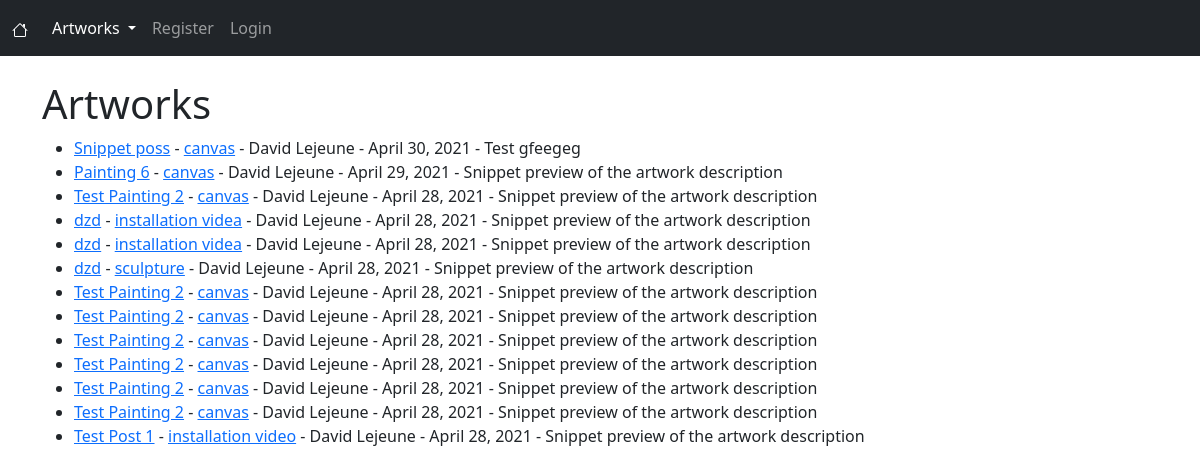
The app's page /artworks/, older data.
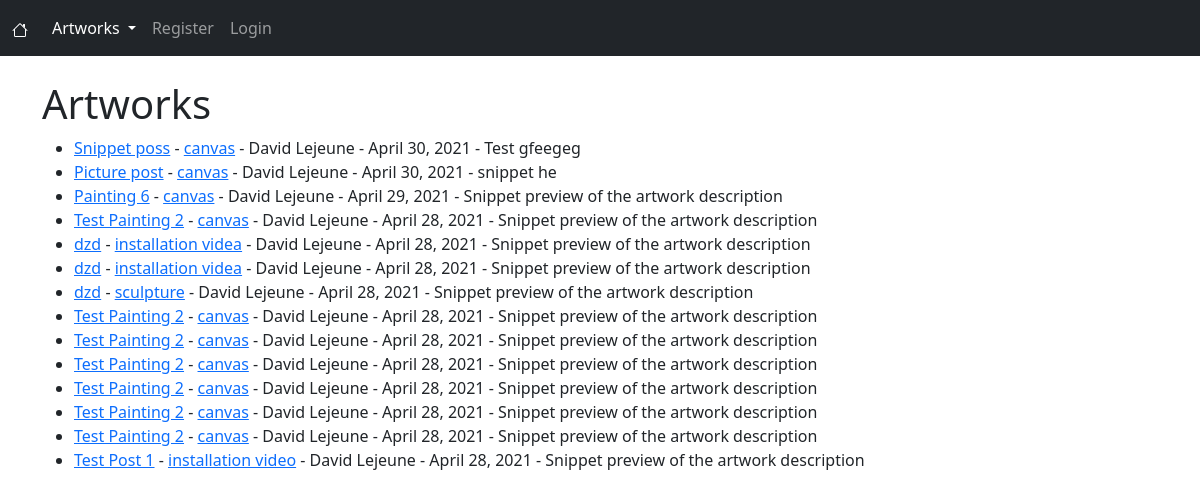
The same page, newer data.
### artworks/models.py (models this page shows, shortened)
class Artwork(models.Model):
    title = models.CharField(max_length=255)
    header_image = models.ImageField(null=True, blank=True, upload_to="images/")
    title_tag = models.CharField(max_length=255)
    author = models.ForeignKey(User, on_delete=models.CASCADE)
    body = RichTextField(blank=True, null=True)
    snippet = models.CharField(max_length=255)
    artwork_date = models.DateField(auto_now_add=True)
    category = models.CharField(max_length=255, default='No category')
    likes = models.ManyToManyField(User, related_name='artwork_post')

### artworks/views.py (the view)
# urls.py: path('artworks/', ArtworkView.as_view(), name="artworks"),
class ArtworkView(ListView):
    model = Artwork
    template_name = 'artworks.html'
    ordering = ['-artwork_date']
    def get_context_data(self, *args, **kwargs):
        cat_menu = Category.objects.all()
        context = super(ArtworkView, self).get_context_data(*args, **kwargs)
        context["cat_menu"] = cat_menu
        return context

### artworks/models.py (called while the page is built)
    def __str__(self):
        return self.name

### artworks/templates/artworks.html (shortened to what this page needs)
{% extends 'base.html' %}
{% block content %}
<h1>Artworks</h1>
<ul>
    {% for artwork in object_list %}
        <li><a href="{% url 'artwork-detail' artwork.pk %}">{{ artwork.title }}</a> -
            <a href="{% url 'category' artwork.category|slugify %}">{{ artwork.category}}</a> -
            {{ artwork.author.first_name }} {{ artwork.author.last_name }} - {{ artwork.artwork_date }} -
            {{ artwork.snippet }}
        </li>
    {% endfor %}
</ul>
{% endblock %}

### artworks/templates/base.html (shortened to what this page needs)
<!doctype html>
<html lang="en">
  <head>
    <link href="https://cdn.jsdelivr.net/npm/bootstrap@5.0.0-beta3/dist/css/bootstrap.min.css" rel="stylesheet">
  </head>
  <body>
    <nav class="navbar navbar-expand-lg navbar-dark bg-dark">
      <div class="container-fluid">
        <a class="navbar-brand" href="{% url 'home' %}">
        </a>
        <div class="collapse navbar-collapse" id="navbarSupportedContent">
          <ul class="navbar-nav me-auto mb-2 mb-lg-0">
              <li>
                {% if cat_menu %}
                <ul class="navbar-nav">
                  <li class="nav-item dropdown">
                    <a class="nav-link dropdown-toggle active" href="#" id="navbarDarkDropdownMenuLink" role="button" data-bs-toggle="dropdown" aria-expanded="false">
                      Artworks
                    </a>
                  </li>
                </ul>
                {% endif %}
              </li>
              {% if user.is_authenticated %}
                  {% if user.is_superuser %}
                      <li class="nav-item">
                        <a class="nav-link" href="{% url 'add-artwork' %}">Add Artwork</a>
                      </li>
                      <!--
                      <li class="nav-item">
                        <a class="nav-link" href="{% url 'add-category' %}">Add Category</a>
                      </li>
                      -->
                  {% endif %}
                  <li class="nav-item">
                    <a class="nav-link" href="{% url 'edit_profile' %}">Edit Profile</a>
                  </li>
                  <li class="nav-item">
                    <a class="nav-link" href="{% url 'logout' %}">Logout</a>
                  </li>
              {% else %}
                <li class="nav-item">
                  <a class="nav-link" href="{% url 'register' %}">Register</a>
                </li>
                <li class="nav-item" >
                  <a class="nav-link" href="{% url 'login' %}">Login</a>
                </li>
              {% endif %}
          </ul>
        </div>
      </div>
    </nav>
    <br/>
    <div class="container">
        {% block content %}
        {% endblock %}
    </div>
  </body>
</html>

Row changes from the older to the newer data that the page shows:
added Artwork: title "Picture post", category "canvas", author.first_name "David", author.last_name "Lejeune", artwork_date "April 30, 2021", snippet "snippet he"
